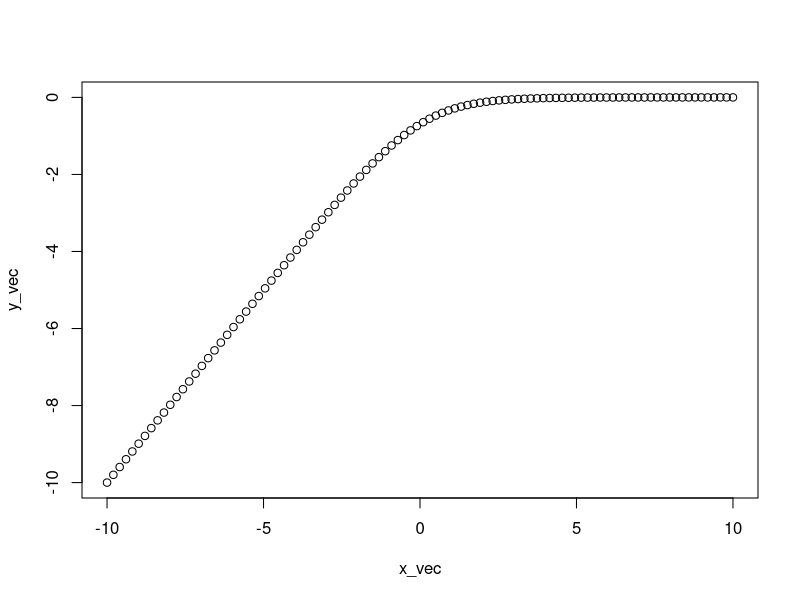
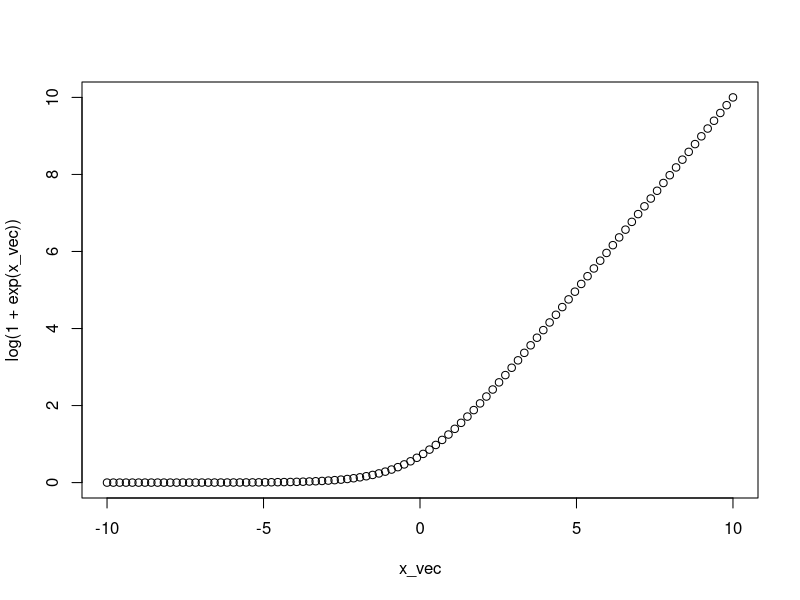

Write the R code that produced these figures, in order.
rm(list=ls())

func <- function(x,z){
  t(x)%*%z - sum(sapply(x, function(i){log(1+exp(i))}))
}

z = 1
x_vec <- seq(-10, 10, length.out = 100)
y_vec <- sapply(x_vec, function(x){func(x,z)})
plot(x_vec, y_vec)

plot(x_vec, log(1+exp(x_vec)))
